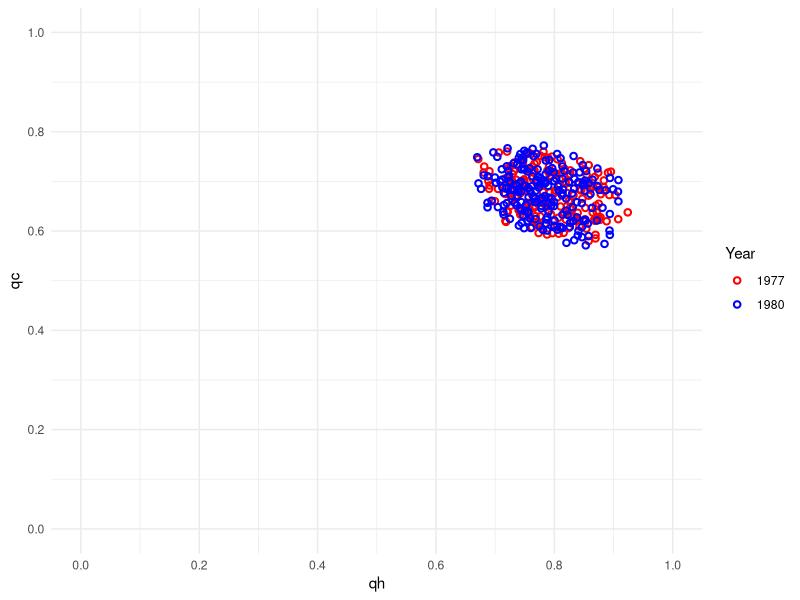
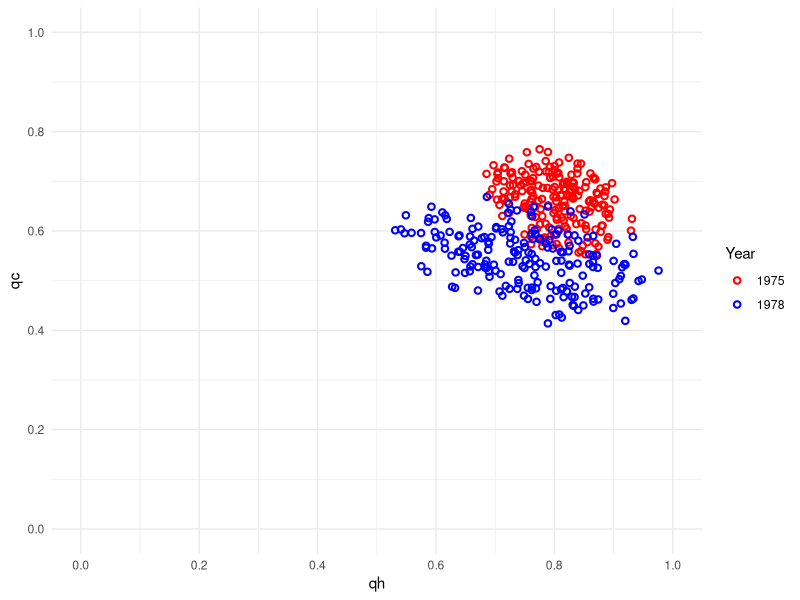

Generate these figures, in order, with R:
## ---- chunk 1
knitr::opts_chunk$set(echo = TRUE)
library(tidyverse)
library(plyr)
## ---- chunk 2
# read in the data
table_2_1979 <- read.csv("table_2_1979.csv")
table_2_1980 <- read.csv("table_2_1980.csv")
table_3_1975 <- read.csv("table_3_1975.csv")
table_3_1978 <- read.csv("table_3_1978.csv")

# drop the first column because we don't need it 
table_2_1979 = table_2_1979[, -1]
table_2_1980 = table_2_1980[, -1]
table_3_1975 = table_3_1975[, -1]
table_3_1978 = table_3_1978[, -1]

# We have to convert the data into proportions from counts
divfun <- function(x) {
  x = as.matrix(x)
  ans = matrix(NA, nrow = dim(x)[1], ncol = dim(x)[2])
  for (i in 1:dim(x)[1]) {
    for (j in 1:dim(x)[2]) {
      ans[i, j] = x[i, j] / sum(x[ , j], na.rm = TRUE)
    }
  }
  return(ans)
}

table_2_1979 = divfun(table_2_1979)
table_2_1980 = divfun(table_2_1980)
table_3_1975 = divfun(table_3_1975)
table_3_1978 = divfun(table_3_1978)
## ---- chunk 3
#' Generates four numbers between 0 and 1 and will act as the priors
#'
#' @return a list of four random numbers
simulate_parameters <- function() {
  names = c("qc1", "qh1", "qc2", "qh2")
  
  param = list(runif(1),
               runif(1),
               runif(1),
               runif(1))
  names(param) = names
  return(param)
}
## ---- chunk 4
#' The probability that j out of the s susceptibles in a household become infected
#' 
#' @param j number that become infected
#' @param s number of susceptibles
#' @param qc probability that a susceptible individual does not get infected from the community
#' @param qh probability that a susceptible individual does not get infected from their household
#' @param wjj the jth element of the diagonal of w
#' 
#' @return A number between 0 and 1, representing the probability of people infected in a household
model_1 <- function(j, s, qc, qh, wjj){
  return(choose(s, j) * wjj * (qc * qh^j)^(s - j))
}
## ---- chunk 5
#' Generate data from the model specified above
#'
#' @param qc probability that a susceptible individual does not get infected from the community
#' @param qh probability that a susceptible individual does not get infected from their household
#' @param m number of rows of the data
#' @param n number of columns of the data
#'
#' @return a matrix of generated data

data_gen <- function(qc, qh, m, n){
  
  # pre-allocate matrix
  d_star = matrix(NA, nrow = m, ncol = n)
  
  # make first row of matrix using w_{0s} = q_c^s
  d_star[1, ] = qc^(1:n)      # number infected out of s, paper says s = 0,1,2,...
                              # but j/0 is na
  
  # create rest of the data 
  # we will work across the matrix rather than down the columns
  for (j in 2:(m-1)) {
    d_star[j, j-1]= wjj = 1 - sum(d_star[ , j-1], na.rm = TRUE) # create diagonal data point 
                                                                # (when j = s)
    
    for (s in j:n) {
      # plug it in to the model_1 function to calculate the probability
      d_star[j,s] = model_1(j - 1, s, qc, qh, wjj)
    }
  }
  d_star[m, m-1] = 1 - sum(d_star[ , m-1], na.rm = TRUE)
  
  return(d_star)
}
## ---- chunk 6
#' Calculate the frobenious norm of a matrix
#'
#' @param A the matrix
#'
#' @return the frobenious norm
frobenious <- function(A){
  return(sqrt(sum(abs(A)^2, na.rm = TRUE)))
}
## ---- chunk 7
#' Calculating the distance specified above
#'
#' @param d1 The first data matrix (i.e. 1977-78 from table 2)
#' @param d2 The second data matrix (i.e. 1980-81 from table 2)
#' @param d_star1 The first matrix of generated data
#' @param d_star2 The second matrix of generated data
#'
#' @return
distance <- function(d1, d2, d_star1, d_star2){

  # calculate the two frobenious norms
  f1 = frobenious(d1 - d_star1)
  f2 = frobenious(d2 - d_star2)
  
  # this is the distance metric
  ans = 0.5 * (f1 + f2) 
  return(ans)
}
## ---- chunk 8
#' Generate an ABC sample
#'
#' @param epsilon The specified tolerance levels
#' @param d1 The first data matrix (i.e. 1977-78 from table 2)
#' @param d2 The second data matrix (i.e. 1980-81 from table 2)
#'
#' @return A prior sample that has 
generate_abc_sample <- function(epsilon, d1, d2){
  # get the dimensions for each dataframe
  dim_d1 = dim(d1)
  dim_d2 = dim(d2)
  
  # basic ABC stuff
  while(TRUE){
    # prior
    prior = simulate_parameters() 
    
    # generate data
    res1 = data_gen(qc = prior$qc1, qh = prior$qh1, m = dim_d1[1], n = dim_d1[2])
    res2 = data_gen(qc = prior$qc2, qh = prior$qh2, m = dim_d2[1], n = dim_d2[2])
    
    # calculate distance
    distance = distance(d1,
                        d2,
                        d_star1 = res1,
                        d_star2 = res2)
    
    # check against tolerance
    if(distance < epsilon){
      break
    }
  }
  return(do.call(rbind, prior))
}
## ---- chunk 9
# only uncomment and run if we figure out it's broken, it takes a while
# results = replicate(1000, generate_abc_sample(epsilon = 0.3,
#                                              d1 = table_2_1979,
#                                              d2 = table_2_1980))
  
# qc1 = results[1,,]
# qh1 = results[2,,]
# qc2 = results[3,,]
# qh2 = results[4,,]
  
# this comes from table 2
# res_df <- rbind(data.frame(year = 1977, qh = qh1, qc = qc1), 
#                 data.frame(year = 1980, qh = qh2, qc = qc2))
## ---- chunk 10
# write.csv(res_df, "results_3a.csv")

# load in the data that was saved from above
res_df <- read.csv("results_3a.csv")
## ---- chunk 11
res_df %>% 
  ggplot(aes(qh, qc, color = factor(year)))+
  geom_point(shape=1, stroke = 1.055)+
  scale_color_manual(values = c("red", "blue")) +
  theme_minimal()+
  scale_x_continuous(breaks = seq(0,1,0.2), limits = c(0,1))+
  scale_y_continuous(breaks = seq(0,1,0.2), limits = c(0,1))+
  labs(color = "Year")
  NULL
## ---- chunk 12
# only uncomment and run if we figure out it's broken, it takes a while
# results2 = replicate(1000, generate_abc_sample(epsilon = 0.3,
#                                               d1 = table_3_1975,
#                                               d2 = table_3_1978))
#  
# qc12 = results2[1,,]
# qh12 = results2[2,,]
# qc22 = results2[3,,]
# qh22 = results2[4,,]
#  
# this comes from table 2
# res_df2 <- rbind(data.frame(year = 1975, qh = qh12, qc = qc12),
#                  data.frame(year = 1978, qh = qh22, qc = qc22))
## ---- chunk 13
# write.csv(res_df2, "results_3c.csv")

# load in the data that was saved from above
res_df2 <- read.csv("results_3c.csv")
## ---- chunk 14
res_df2 %>% 
  ggplot(aes(qh, qc, color = factor(year)))+
  geom_point(shape = 1, stroke = 1.055)+
  scale_color_manual(values = c("red", "blue")) +
  theme_minimal()+
  scale_x_continuous(breaks = seq(0,1,0.2), limits = c(0,1))+
  scale_y_continuous(breaks = seq(0,1,0.2), limits = c(0,1))+
  labs(color = "Year")+
  NULL
## ---- chunk 15
#this is to see a good epsilon for 3a
#test_f <- function() {
  #test = simulate_parameters()
  #res1 = data_gen(test$qc1, test$qh1,6,5)
  #res2 = data_gen(test$qc2, test$qh2,6,5)

  #d = distance(d1 = table_2_1979[, -1],
           #d2 = table_2_1980[, -1],
           #d_star1 = res1,
           #d_star2 = res2)

  #return(d)
#}

#x = replicate(1000, test_f())
#quantile(x, seq(0.01, 0.2, 0.01))
## ---- chunk 16
#this is to see a good epsilon for 3c
#test_f <- function(d1,d2) {
  #d1 = d1[, -1]
  #d2 = d2[, -1]
  #dim_d1 = dim(d1)
  #dim_d2 = dim(d2)
  #prior = simulate_parameters() 
  
  # generate data
  #res1 = data_gen(prior$qc1, prior$qh1, m = dim_d1[1], n = dim_d1[2])
  #res2 = data_gen(prior$qc2, prior$qh2, m = dim_d2[1], n = dim_d2[2])
  
  #distance = distance(d1,
                      #d2,
                      #d_star1 = res1,
                      #d_star2 = res2)
#}

#x = replicate(1000, test_f(d1 = table_3_1975, d2 = table_3_1978))
#quantile(x, seq(0.01, 0.2, 0.01))
